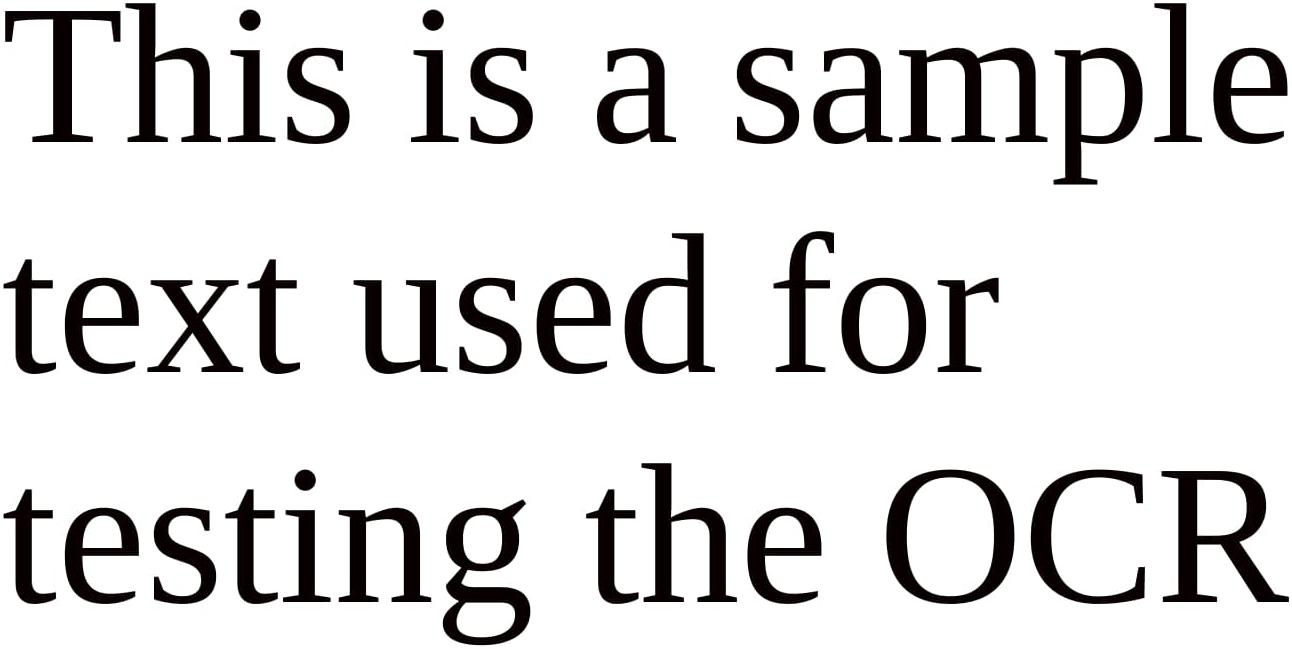
#> input picture bwsample.jpg, 1292 x 649 px
$ python getWord.py   (older library calls are emulated)
#> lines starting #> are read from the running program, lines starting #| are printed output that depends on the picture; after the words box and inside, x2 and y2 are one past the last pixel; in counts of white or black regions, pixels touching at a corner belong together
#file to extract each line from the final cropped image and extract words from it
import os
import numpy as np
import cv2
from PIL import Image
import scipy.misc
import matplotlib.pyplot as plt
import getCharacter

def getBW(imgfile):
	#convert to pure black and white
	m,n=imgfile.shape
	for i in range(0,n):
		for j in range(0,m):
			if imgfile[j][i]<=128:
				imgfile[j][i]=0
			else:
				imgfile[j][i]=255

	#display after B&W full once
	# cv2.imshow("The Black and White image", imgfile)
	# cv2.waitKey(0)

	plt.imshow(imgfile, cmap='gray')
	plt.show()
	return imgfile


def getWordImg():
	imgfile = cv2.imread("bwsample.jpg")
#> imgfile is the input picture: shape (649, 1292, 3); mean B, G, R 218.2, 218.2, 219
	# cv2.imshow("The image", imgfile)
	# cv2.waitKey(0)

	print(type(imgfile))
#| <class 'numpy.ndarray'>
	print(imgfile.shape)
#| (649, 1292, 3)

	#convert from 3d to 2d
	imgfile=imgfile[:,:,0]
#> imgfile: shape (649, 1292)
	print(imgfile.shape)
#| (649, 1292)

	m,n=imgfile.shape
#> m = 649; n = 1292

	#create a black and white copy of image file
	imgfile=getBW(imgfile)
#> after the loop in getBW, `for i in range(0,n):`:
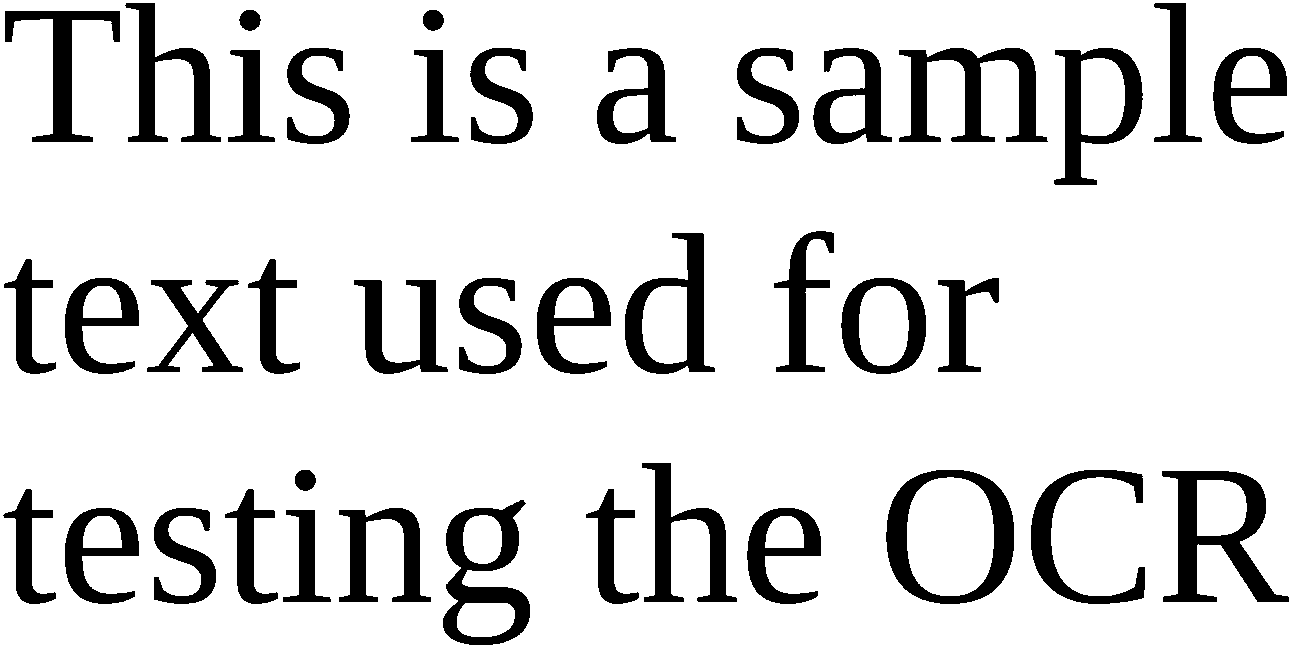
#> imgfile: shape (649, 1292); 85.5% white; 40 black regions, largest, box (x1, y1, x2, y2) and area: (1162, 471, 1289, 602) 6115, (899, 48, 1048, 142) 5714, (886, 470, 1014, 604) 5519

	#get each line
	#search for first black point, save as start, continue till not all white, if no strt found, its over
	#0 is black
	linei=0
	mywordval=0
	while True:
		strt=-1
		lst=-1
		while linei!=m:
			for linej in range(0,n):
				if imgfile[linei][linej]==0:
					strt=linei;
					break;
			if strt!=-1:
				break
			linei=linei+1
#> after the loop, linei = 3
		if linei==m:   #or strt!=-1
			break;
		#now find end of line
		while linei!=m:
			flag=1
			for j in range(0,n):
				if imgfile[linei][j]==0:
					flag=0;
					break;
			if flag==1: # all white means end of line
				lst=linei
				break
			linei=linei+1
#> after the loop, linei = 185
		# print('A line from'+str(strt)+' to '+str(lst))

		#got the lines, now get the words

		thisline=imgfile[strt:lst, 0:n]
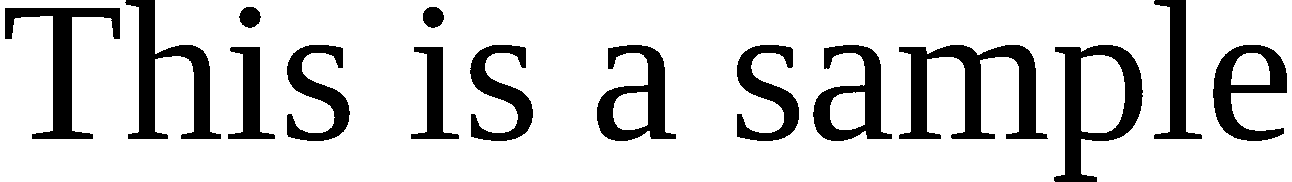
#> thisline: shape (182, 1292); 81.8% white; 15 black regions, largest, box (x1, y1, x2, y2) and area: (899, 45, 1048, 139) 5714, (1054, 45, 1143, 182) 4476, (125, 0, 221, 139) 4376
		# cv2.imshow("One line",thisline)
		# cv2.waitKey(0)
		matx, maty=thisline.shape
#> matx = 182; maty = 1292

		#trim the right side of white space from each line

		#from right
		flag11=0
		rmargin=0
		for y in range(maty-1,0,-1):
			for x in range(0,matx):
				if thisline[x][y]==0:
					flag11=1;
					rmargin=y
					break
			if flag11==1:
				break;

		#from left
		flag11=0
		lmargin=0
		for y in range(0,maty):
			for x in range(0,matx):
				if thisline[x][y]==0:
					flag11=1;
					lmargin=y
					break
			if flag11==1:
				break;

		thisline=thisline[:,lmargin:rmargin]
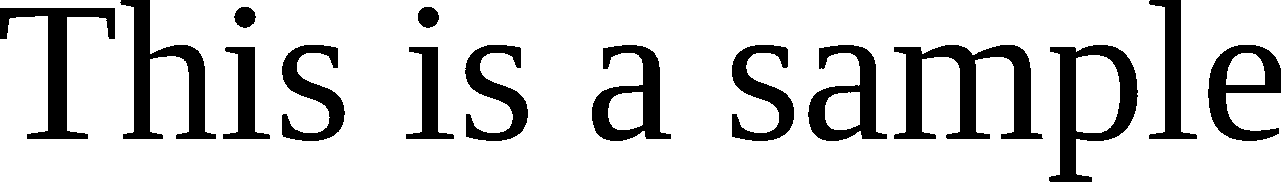
#> thisline: shape (182, 1281); 81.7% white; 15 black regions, largest, box (x1, y1, x2, y2) and area: (894, 45, 1043, 139) 5714, (1049, 45, 1138, 182) 4476, (120, 0, 216, 139) 4376


		# print("Now we need to divide words in this line")
		matx, maty=thisline.shape
#> maty = 1281
		# print('The shape of this line is : '+str(matx)+' by '+str(maty))

		plt.imshow(thisline, cmap='gray')
		plt.show()


		threshold= 35  #words are separated by at least 35 pixels
		#bg, ed
		wordbg=0
		i2=0
		# [5 lines of commented-out code are left out]
		thelast=maty-threshold-1
#> thelast = 1245
		while True:
			if i2==thelast:
				break;
			#print('start i2='+str(i2))
			#check threshold square/rectangle for all white,if yes, the it is separator / SLIDE a rectangle to find spaces
			flag=1
			for i in range(i2,i2+threshold):
				for j in range(0,matx):
					if thisline[j][i]==0:
						flag=0
						break
				if flag==0:
					break
			if flag==1:
				wordend=i2
				#print('word from '+str(wordbg)+' to '+str(wordend))
				thisword=thisline[0:matx,wordbg:wordend]
				plt.imshow(thisword, cmap='gray')
				plt.show()


				# scipy.misc.imsave('/home/soubhik/Desktop/OCR/allwords/myword'+str(mywordval)+'.jpg', thisword)
				getCharacter.run(thisword)
				#os.system('python getCharacter.py')


				i2=i2+threshold
				#start i2 again from next word
				while True:
					flag2=1
					for i in range(0,matx):
						if thisline[i][i2]==0:
							flag2=0
							break
					if flag2==0:
						break;
					i2+=1
				wordbg=i2
			# [4 lines of commented-out code are left out]
			i2+=1
			if i2==thelast:
				#print('the last word of this line is ')
				lastword=thisline[0:matx,wordbg:maty]
				plt.imshow(lastword, cmap='gray')
				plt.show()
				# [4 lines of commented-out code are left out]
				getCharacter.run(lastword)
				#os.system('python getCharacter.py')
				break;

			mywordval+=1

		print('\n')
		# print('one line of words complete, next line\n\n')


if __name__ == "__main__":
	getWordImg();
